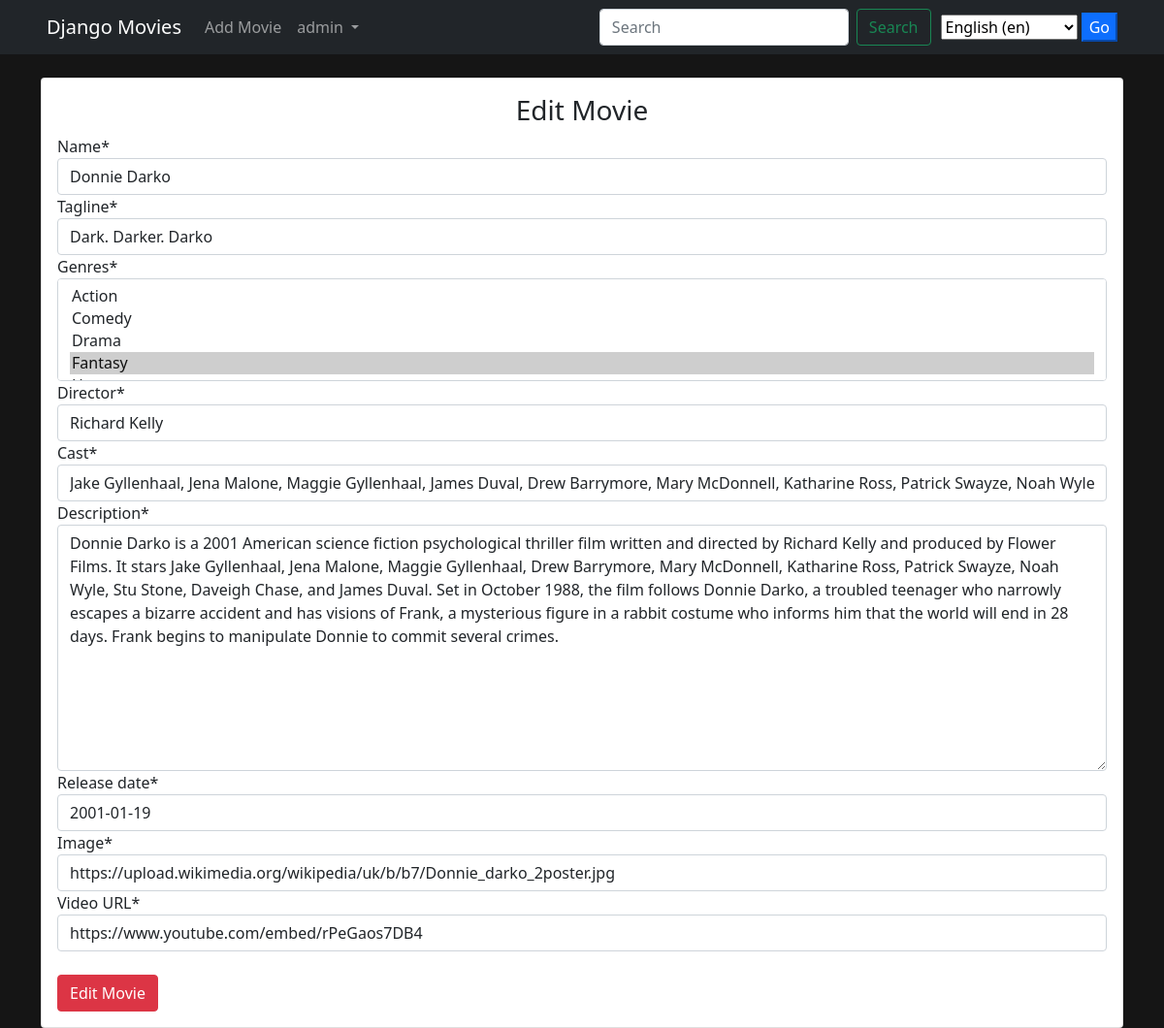
The page /en/editmovie/4 (signed in) on the database its author committed.
### main/models.py (models this page shows, shortened)
class Movie(models.Model):
    name = models.CharField(max_length=300)
    tagline = models.CharField(max_length=300, default='')
    genres = models.ManyToManyField(Genre)
    director = models.CharField(max_length=300)
    cast = models.CharField(max_length=800)
    description = models.TextField(max_length=5000)
    release_date = models.DateField()
    average_rating = models.FloatField(default=0)
    image = models.URLField(default=None, null=True)
    video_url = models.URLField('Video URL', default=None, null=True)

class Genre(models.Model):
    name = models.CharField(max_length=150)
    description = models.TextField()
    def __str__(self):
        return self.name

### main/views.py (the view, shortened to what this page needs)
# urls.py: path('editmovie/<int:id>', views.EditMovieView.as_view(), name='edit_movie'),
class EditMovieView(View):
    def get(self, request, id):
        if request.user.is_authenticated:
            if request.user.is_superuser:
                movie = Movie.objects.get(id=id)
                form = MovieForm(instance=movie)
                return render(request, 'main/addmovie.html', {'form': form, 'controller': 'Edit Movie'})
            else:
                return redirect('main:home')
        else:
            return redirect('accounts:login')

### main/forms.py
class MovieForm(forms.ModelForm):
    class Meta:
        model = Movie
        fields = ('name', 'tagline','genres', 'director', 'cast', 'description', 'release_date', 'image', 'video_url')

### main/templates/main/addmovie.html (shortened to what this page needs)
{% extends 'main/base.html' %}
{% load crispy_forms_tags %}
{% block content %}
<div class="container">
    <div class="card mt-4">
        <div class="card-body">
            <h3 class="text-center">{{ controller }}</h3>
            <form action="" method="POST">
                {{ form | crispy }}
                <input type="submit" value="{{ controller }}" class="btn btn-danger mt-4">
            </form>
        </div>
    </div>
</div>
{% endblock content %}

### main/templates/main/base.html (shortened to what this page needs)
<!doctype html>
{% load i18n %}
<html lang="en">
	<head>
		<link href="https://cdn.jsdelivr.net/npm/bootstrap@5.0.1/dist/css/bootstrap.min.css" rel="stylesheet">
		{% load static %}
		<link rel="stylesheet" href="{% static 'css/main.css' %}">
	</head>
	<body>
		<nav class="navbar navbar-expand-lg navbar-dark bg-dark text-white">
			<div class="container-fluid px-5">
				<a class="navbar-brand" href="{% url 'main:home' %}">Django Movies</a>
				<div class="collapse navbar-collapse" id="navbarSupportedContent">
					<ul class="navbar-nav me-auto mb-2 mb-lg-0">
						{% if user.is_superuser %}
						<li class="nav-item">
							<a class="nav-link" href="{% url 'main:add_movie' %}">{% translate 'Add Movie' %}</a>
						</li>
						{% endif %}
						{% if user.is_authenticated %}
						<li class="nav-item dropdown">
							<a class="nav-link dropdown-toggle" href="#" id="navbarDropdown" role="button" data-bs-toggle="dropdown" aria-expanded="false">
							{{ user.username }}
							</a>
						</li>
						{% endif %}
					</ul>
					<form action="{% url 'main:home' %}" method="GET" class="d-flex">
						<input class="form-control me-2" type="search" placeholder="Search" aria-label="Search" name="title">
						<button class="btn btn-outline-success" type="submit" class="mx-5">{% translate 'Search' %}</button>
					</form>
					<form action="{% url 'set_language' %}" method="post" style="margin-left: 10px;">{% csrf_token %}
						<select name="language">
								{% get_current_language as LANGUAGE_CODE %}
								{% get_available_languages as LANGUAGES %}
								{% get_language_info_list for LANGUAGES as languages %}
								{% for language in languages %}
										<option value="{{ language.code }}"{% if language.code == LANGUAGE_CODE %}
														selected{% endif %}>
												{{ language.name_local }} ({{ language.code }})
										</option>
								{% endfor %}
						</select>
						<input type="submit" value="Go" class="btn-primary">
				</form>
				</div>
			</div>
		</nav>
		{% block content %}
		{% endblock content %}
	</body>
</html>

### main/static/css/main.css (style rules this page uses)
body { background-color: #151515; }

### rows shown on the page
Movie: name "Donnie Darko", tagline "Dark. Darker. Darko", director "Richard Kelly", cast "Jake Gyllenhaal, Jena Malone, Maggie Gyllenhaal, James Duval, Drew Barrymore, Mary McDonnell, Katharine Ross, Patrick Swayze, Noah Wyle", description "Donnie Darko is a 2001 American science fiction psychological thriller film written and directed by Richard Kelly and produced by Flower Films. It stars Jake Gyllenhaal, Jena Malone, Maggie Gyllenhaal, Drew Barrymore, Mary McDonnell, Katharine Ross, Patrick Swayze, Noah Wyle, Stu Stone, Daveigh Chase, and James Duval. Set in October 1988, the film follows Donnie Darko, a troubled teenager who narrowly escapes a bizarre accident and has visions of Frank, a mysterious figure in a rabbit costume who informs him that the world will end in 28 days. Frank begins to manipulate Donnie to commit several crimes.", release_date "2001-01-19", image "https://upload.wikimedia.org/wikipedia/uk/b/b7/Donnie_darko_2poster.jpg", video_url "https://www.youtube.com/embed/rPeGaos7DB4"

### other values the page prints
{{ user.username }} "admin"
{{ controller }} "Edit Movie"
form field language "English (en)"
